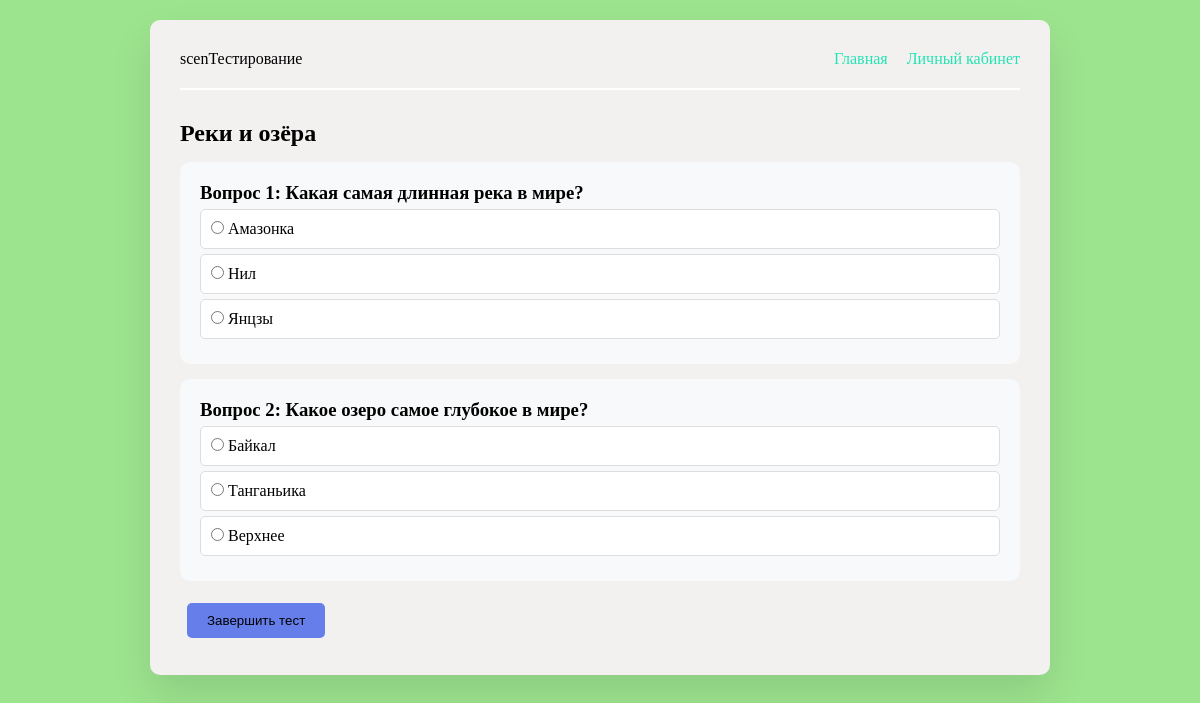
Page /geotest/test.php?scenario_id=2 (signed in) on the committed database.
### tables this page shows
CREATE TABLE `scenarios` (
  `id` int NOT NULL,
  `title` varchar(255) NOT NULL,
  `description` text,
  `category` varchar(100) DEFAULT NULL,
  `created_at` timestamp NOT NULL DEFAULT CURRENT_TIMESTAMP
);

CREATE TABLE `questions` (
  `id` int NOT NULL,
  `scenario_id` int NOT NULL,
  `question_text` text NOT NULL,
  `question_order` int NOT NULL DEFAULT 1
);

CREATE TABLE `answers` (
  `id` int NOT NULL,
  `question_id` int NOT NULL,
  `answer_text` varchar(255) NOT NULL,
  `score` int NOT NULL DEFAULT 0
);

### geotest/test.php (the view, shortened to what this page needs)
<?php
$database = new Database();
$db = $database->getConnection();
$scenarios = $db->query("SELECT * FROM scenarios ORDER BY created_at DESC")->fetchAll();
$currentScenario = null;
$questions = [];
if (isset($_GET['scenario_id'])) {
    $scen = $db->prepare("SELECT * FROM scenarios WHERE id = :id");
    $scen->execute([':id' => $_GET['scenario_id']]);
    $currentScenario = $scen->fetch();
    if ($currentScenario) {
        $scen= $db->prepare("SELECT * FROM questions WHERE scenario_id = :sid ORDER BY question_order");
        $scen->execute([':sid' => $currentScenario['id']]);
        $questions = $scen->fetchAll();
    }
}
?>
<!DOCTYPE html>
<html lang="ru">
<head>
    <link rel="stylesheet" href="css/style.css">
</head>
<body>
    <div class="box">
        <header>
            scenТестирование</h1>
            <nav>
                <a href="index.php">Главная</a>
                <a href="user/profile.php">Личный кабинет</a>
            </nav>
        </header>
        <main>
            <?php if (!$currentScenario): ?>
                <h2>Выберите сценарий</h2>
                <div class="scenarios">
                    <?php foreach ($scenarios as $scenario): ?>
                        <div class="scenario">
                            <h3><?= htmlspecialchars($scenario['title']) ?></h3>
                            <p><?= htmlspecialchars($scenario['description']) ?></p>
                            <span class="badge"><?= htmlspecialchars($scenario['category']) ?></span>
                            <a href="test.php?scenario_id=<?= $scenario['id'] ?>" class="btn">Начать тест</a>
                        </div>
                    <?php endforeach; ?>
                </div>
            <?php else: ?>
                <form action="result.php" method="POST" id="testForm">
                    <h2><?= htmlspecialchars($currentScenario['title']) ?></h2>
                    <?php foreach ($questions as $index => $question):
                        $scen = $db->prepare("SELECT * FROM answers WHERE question_id = :qid");
                        $scen->execute([':qid' => $question['id']]);
                        $answers = $scen->fetchAll();
                    ?>
                        <div class="question">
                            <h3>Вопрос <?= $index + 1 ?>: <?= htmlspecialchars($question['question_text']) ?></h3>
                            <?php foreach ($answers as $answer): ?>
                                <label class="answer">
                                    <input type="radio" name="answers[<?= $question['id'] ?>]" value="<?= $answer['id'] ?>" required>
                                    <?= htmlspecialchars($answer['answer_text']) ?>
                                </label>
                            <?php endforeach; ?>
                        </div>
                    <?php endforeach; ?>
                    <button type="submit" class="btn">Завершить тест</button>
                </form>
            <?php endif; ?>
        </main>
    </div>
</body>
</html>

### geotest/css/style.css (style rules this page uses)
* { margin: 0; padding: 0; box-sizing: border-box; }
body { background: rgb(157, 228, 143); min-height: 100vh; padding: 20px; }
.box { max-width: 900px; margin: 0 auto; background: rgb(243, 240, 240); border-radius: 10px; padding: 30px; box-shadow: 0 20px 40px rgba(0,0,0,0.1); }
header { display: flex; justify-content: space-between; align-items: center; margin-bottom: 30px; padding-bottom: 20px; border-bottom: 2px solid #ffffff; }
nav a { margin-left: 15px; color: #24e4b4; text-decoration: none; font-weight: 500; }
.btn { padding: 10px 20px; border: none; border-radius: 5px; cursor: pointer; text-decoration: none; display: inline-block; background-color: #667eea; margin: 7px; }
.question { background: #f8f9fa; padding: 20px; margin: 15px 0; border-radius: 10px; }
.answer { display: block; padding: 10px; margin: 5px 0; background: white; border: 1px solid #ddd; border-radius: 5px; cursor: pointer; }

### rows in the picture
scenarios: title "Реки и озёра"
questions: question_text "Какая самая длинная река в мире?"
answers: answer_text "Амазонка"
answers: answer_text "Нил"
answers: answer_text "Янцзы"
questions: question_text "Какое озеро самое глубокое в мире?"
answers: answer_text "Байкал"
answers: answer_text "Танганьика"
answers: answer_text "Верхнее"
